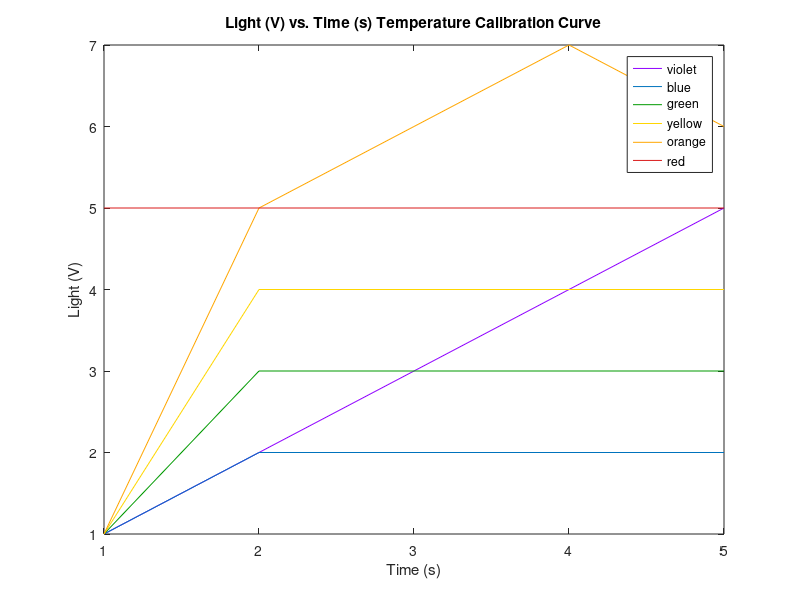

The MATLAB source for this figure:
% Light sensor overlay vs Time/Depth Curve

% We will first define the values from the teensy to our varaibles (****
% CURRENT TEST DUMMY VALUES)
violet = [1,2,3,4,5];
blue = [1,2,2,2,2];
green = [1,3,3,3,3];
yellow = [1,4,4,4,4];
orange = [1,5,6,7,6];;
red = [5,5,5,5,5];
x = [1,2,3,4,5]; %linspace(0, length(y)*0.99,length(y)); % can change to depth later, currently time

% Now we will plot the values using hold on to overlay
plot(x, violet, 'Color', [0.56 0.00 1.00]);
hold on;
plot(x, blue,   'Color', [0.00 0.45 0.74]);
plot(x, green,  'Color', [0.00 0.60 0.00]);
plot(x, yellow, 'Color', [1.00 0.84 0.00]);
plot(x, orange, 'Color', [1.00 0.65 0.00]);
plot(x, red,    'Color', [0.85 0.10 0.10]);
title("Light (V) vs. Time (s) Temperature Calibration Curve");
xlabel('Time (s)');
ylabel('Light (V)');
legend('violet', 'blue', 'green', 'yellow', 'orange', 'red');
